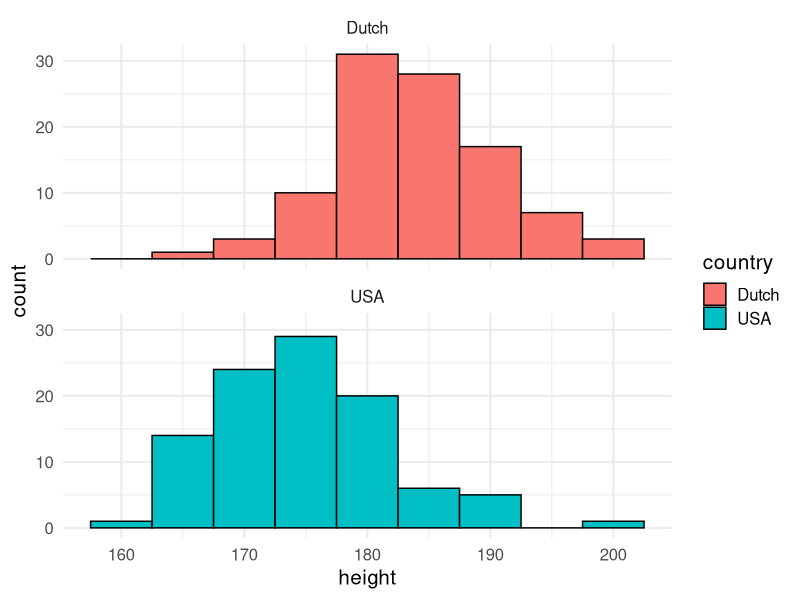
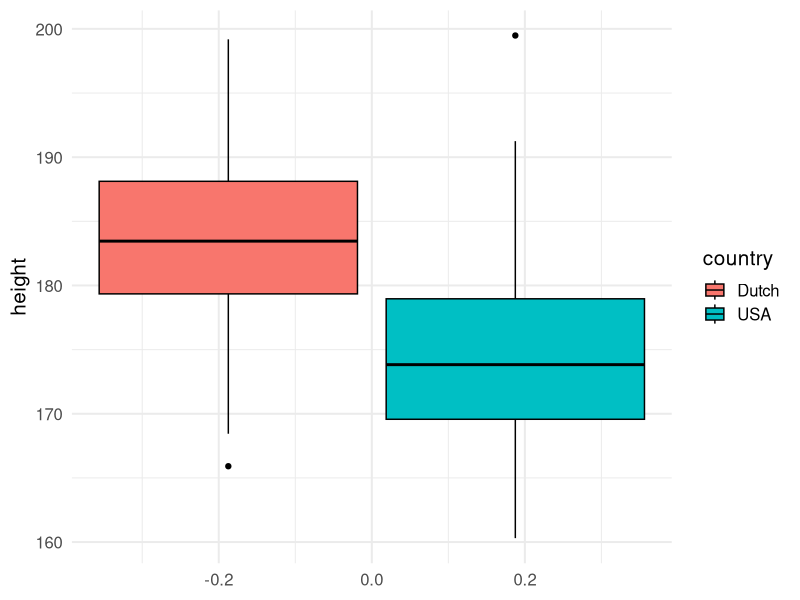
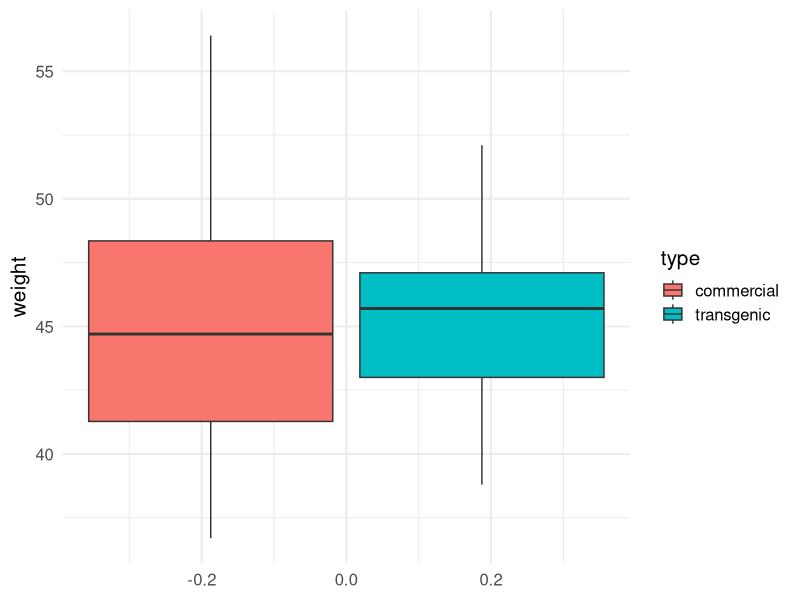
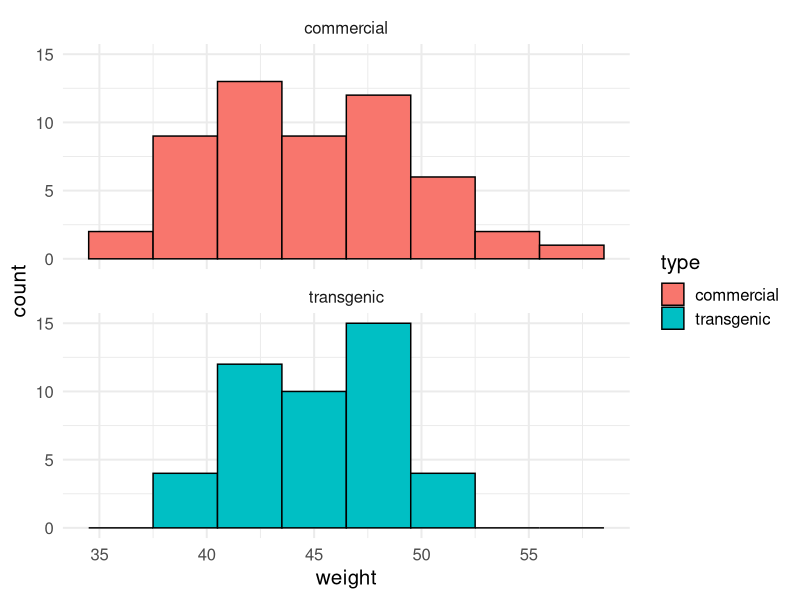

These charts were generated, in order, by the following R code:
## ---- chunk 1
library(tidyverse)
set.seed(123)
dutch <- rnorm(n = 100, mean = 183, sd = 7.4)
usa <- rnorm(n = 100, mean = 175.5, sd = 7.4)

height_data_wide = data.frame(usa, dutch)
height_data <- data.frame(height = c(dutch, usa), country = c(rep("Dutch", 100), rep("USA", 100)))

height_data %>% group_by(country) %>% summarise(sample_mean = mean(height), 
                                                sample_sd = sd(height), 
                                                length = length(height))
## ---- chunk 2
ggplot(height_data, aes(x = height)) + 
  geom_histogram(aes(fill = country), binwidth = 5, col = "black") +
  theme_minimal(base_size = 15) +
  facet_wrap(~country, nrow = 2)
## ---- chunk 3
ggplot(height_data, aes(y = height)) + 
  geom_boxplot(aes(fill = country), col = "black") +
  theme_minimal(base_size = 15) 
## ---- chunk 4
t.test(height_data_wide %>% pull(usa), 
       height_data_wide %>% pull(dutch), 
       alternative = "two.sided")
## ---- chunk 5
transgenic <- c(38.8, 39.0, 39.7, 40.0, 40.8, 40.9, 41.0, 41.0, 41.0, 42.5, 42.6, 43.0,
                43.0, 43.4, 43.5, 43.5, 43.8, 44.4, 44.7, 44.7, 44.7, 45.3, 45.7, 45.8, 
                46.4, 46.5, 46.6, 46.7, 46.7, 46.8, 46.9, 47.1, 47.1, 47.1, 47.3, 47.6,
                47.7, 48.1, 48.3, 49.3, 49.3, 49.8, 50.3, 50.9, 52.1)

commercial <- c(36.7, 37.1, 38.9, 39.5, 39.5, 39.8, 40.0, 40.2, 40.3, 40.5, 40.5, 40.7,
                41.1, 41.2, 41.5, 41.5, 41.6, 41.6, 41.7, 42.4, 43.1, 43.3, 43.3, 43.4,
                43.7, 44.1, 44.2, 45.2, 45.3, 45.4, 46.0, 46.1, 46.4, 46.6, 46.6, 46.9, 
                47.3, 47.5, 48.1, 48.2, 48.4, 48.6, 49.0, 49.1, 49.3, 49.6, 50.1, 50.2,  
                50.4, 50.6, 52.2, 53.0, 55.5, 56.4)

chicken_data <- data.frame(weight = c(transgenic, commercial), 
                           type = c(rep("transgenic", 45), rep("commercial", 54)))
## ---- chunk 6
ggplot(chicken_data, aes(y = weight)) + geom_boxplot(aes(fill = type)) + theme_minimal(base_size = 15)

ggplot(chicken_data, aes(x = weight)) + geom_histogram(aes(fill = type), binwidth = 3, col = "black") +
  facet_wrap(~type, nrow = 2) + theme_minimal(base_size = 15)
## ---- chunk 7
means <- chicken_data %>% 
  group_by(type) %>% 
  summarise(mean_weight = mean(weight))

diff_means <- means[1, 2] - means[2, 2]
diff_means
## ---- chunk 8
chicken_stats <- chicken_data %>% 
  group_by(type) %>% 
  summarise(mean_weight = mean(weight),
            sd_weight = sd(weight), 
            n = length(weight)) 
## ---- chunk 9
commercial_weight <- chicken_data %>% filter(type == "commercial") %>% pull(weight)
transgenic_weight <- chicken_data %>% filter(type == "transgenic") %>% pull(weight)

t.test(commercial_weight, transgenic_weight, alternative = "two.sided")
